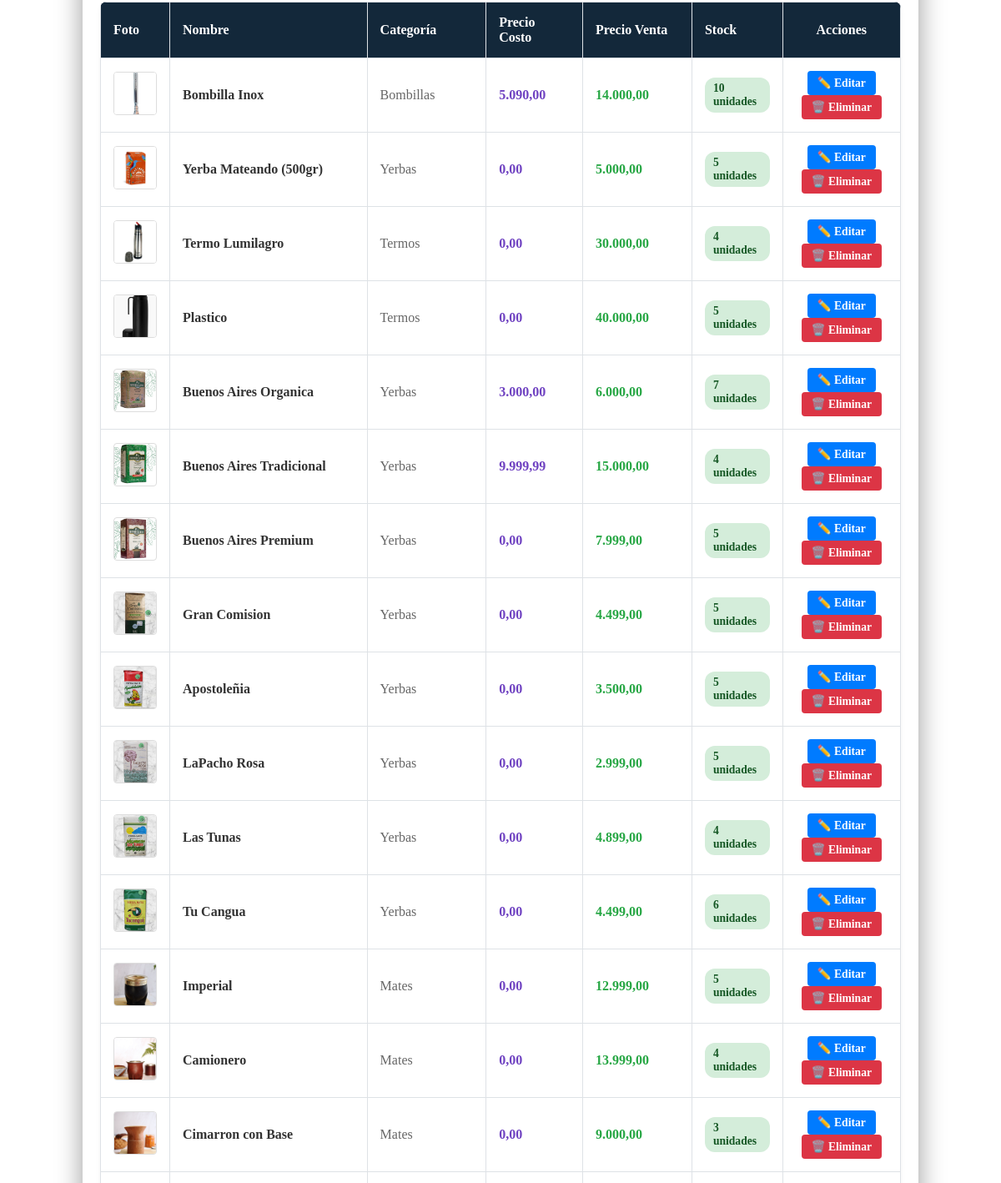
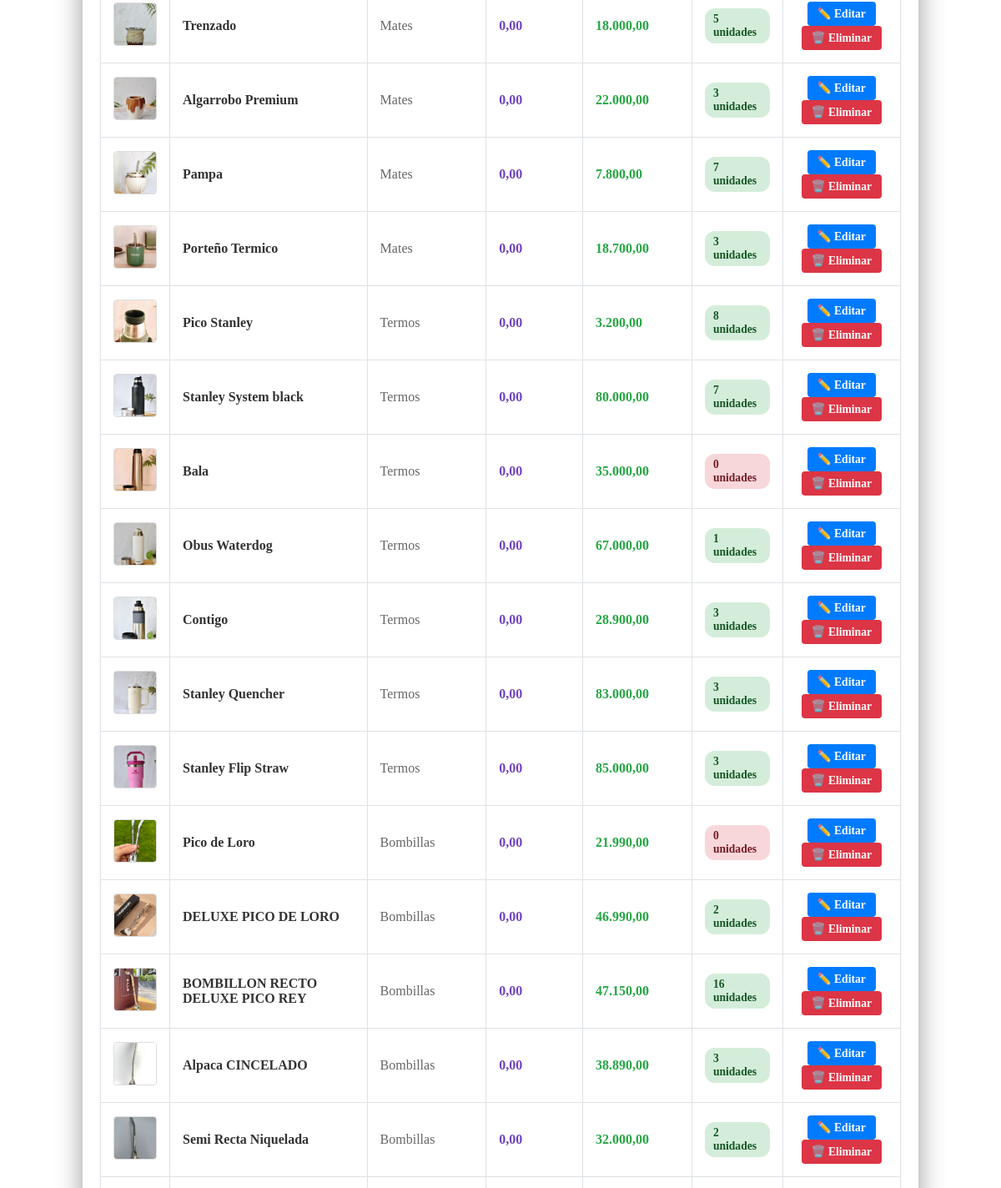
The app's page /admin/productos (signed in, middle part), older data (2 pictures, top to bottom).
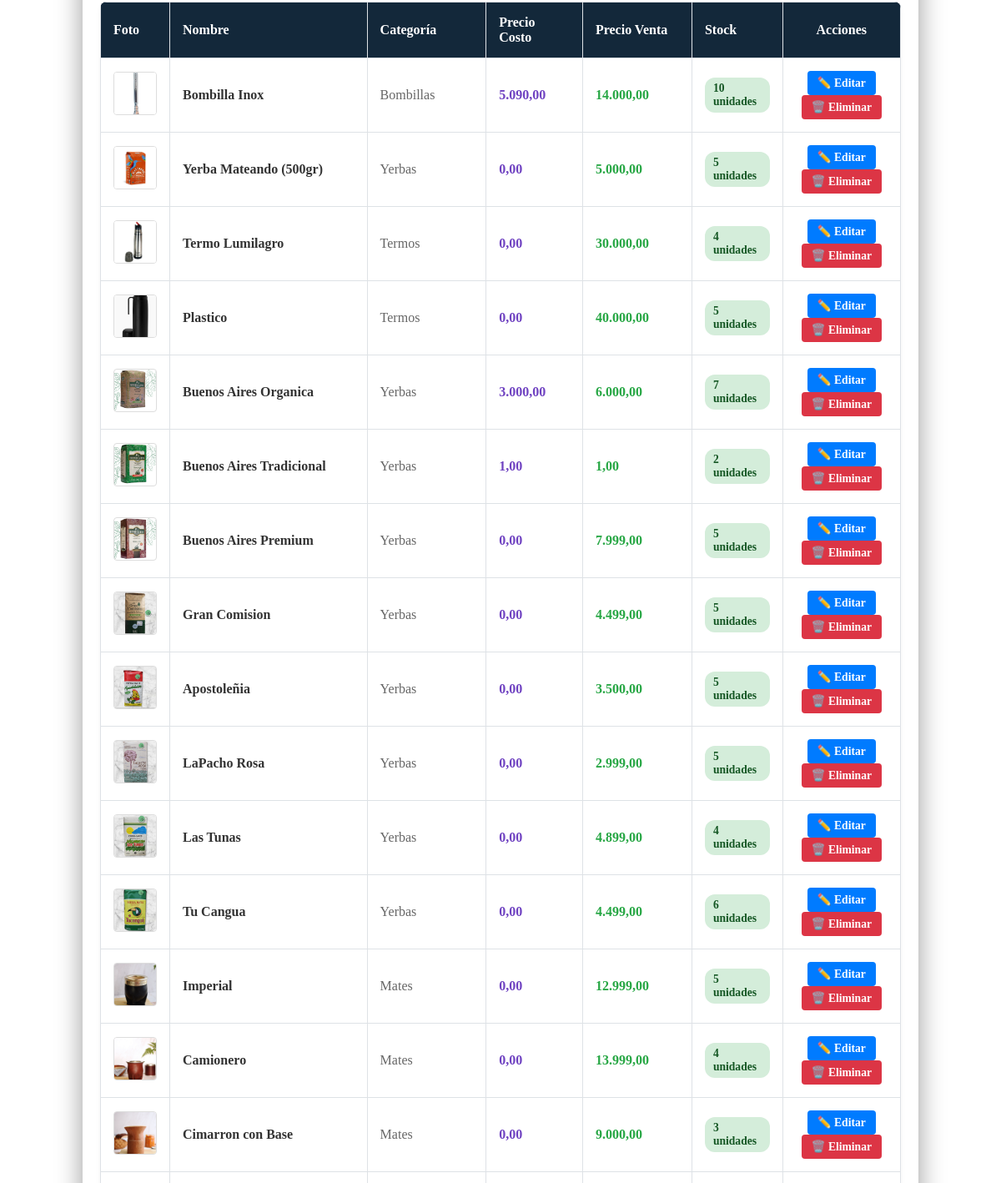
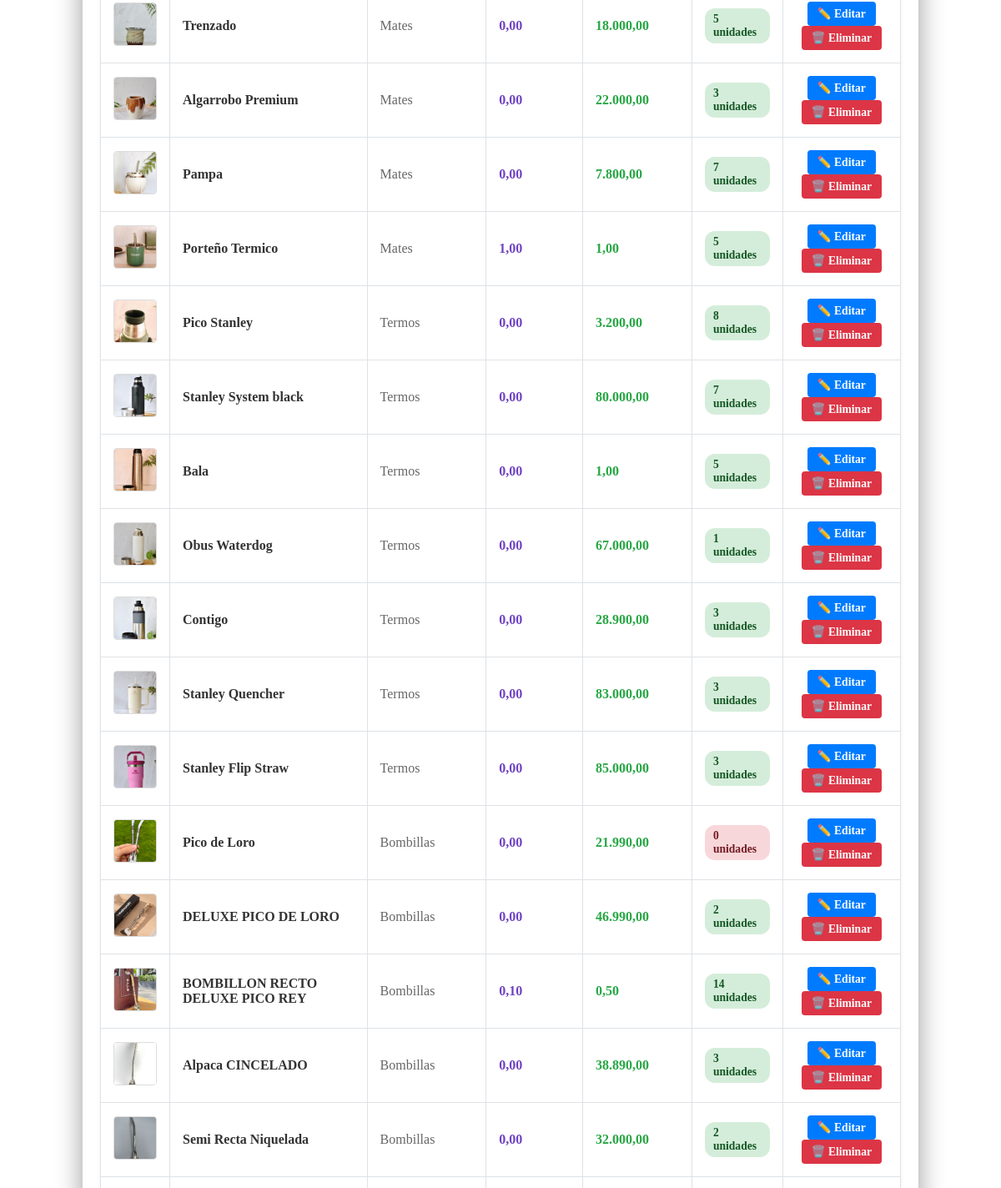
The same page, newer data (2 pictures, top to bottom).
### app.py (models this page shows, shortened)
class Producto(db.Model):
    id = db.Column(db.Integer, primary_key=True)
    nombre = db.Column(db.String(100), nullable=False)
    categoria = db.Column(db.String(50))
    precio = db.Column(db.Float, nullable=False)
    precio_costo = db.Column(db.Float, nullable=False, default=0.0)
    descripcion = db.Column(db.Text)
    imagen = db.Column(db.String(100))
    stock = db.Column(db.Integer, default=0)

### app.py (the view)
@app.route('/admin/productos')
@requiere_nivel(5)  # Permite que entren tanto gestores (5) como administradores (10)
def lista_productos():
    todos_los_productos = Producto.query.all()
    return render_template('admin_productos.html', productos=todos_los_productos)

### app.py (called while the page is built)
@app.context_processor
def inject_categorias():
    return dict(todas_las_categorias=CATEGORIAS_DATA)

def requiere_nivel(nivel_minimo):
    def decorator(f):
        @wraps(f)
        def decorated_function(*args, **kwargs):
            rol_usuario = session.get('usuario_rol', 'cliente')
            nivel_usuario = NIVELES_ACCESO.get(rol_usuario, 1)
            if nivel_usuario < nivel_minimo:
                flash("No tenés permisos suficientes para realizar esta acción.", "danger")
                return redirect(url_for('inicio'))
            return f(*args, **kwargs)
        return decorated_function
    return decorator

@app.context_processor
def procesar_carrito():
    mi_carrito = Carrito(session)
    items, total, unidades = mi_carrito.obtener_datos(Producto)
    return dict(carrito_html=items, total_carrito=total, total_unidades=unidades)

@app.template_filter('dinero')
def formato_dinero(valor):
    if valor is None: return "0.00"
    return "{:,.2f}".format(valor).replace(",", "X").replace(".", ",").replace("X", ".")

### templates/admin_productos.html (shortened to what this page needs)
<!DOCTYPE html>
<html>
<head>
</head>
{% extends 'base.html' %}
{% block content %}
<br>
<div class="contenedor-padre4">
    <br><br>
    <table class="admin-tabla">
        <thead>
            <tr>
                <th>Foto</th>
                <th>Nombre</th>
                <th>Categoría</th>
                <th>Precio Costo</th>
                 <th>Precio Venta</th>
                <th>Stock</th>
                <th class="celda-centrada">Acciones</th>
            </tr>
        </thead>
        <tbody>
            {% for p in productos %}
            <tr>
                <td>
                    <img src="{{ url_for('static', filename='img/' + p.imagen) }}" class="admin-tabla-img">
                </td>
                <td style="font-weight: bold; color: #333;">{{ p.nombre }}</td>
                <td style="color: #666;">{{ p.categoria }}</td>
                <td style="color: #6f42c1; font-weight: bold;">
                    {{ p.precio_costo | dinero }}
                </td>
                <td style="color: #28a745; font-weight: bold;">
                    {{ p.precio | dinero }}
                </td>
                <td>
                    <span class="badge-admin {% if p.stock > 0 %}badge-activo{% else %}badge-bloqueado{% endif %}">
                        {{ p.stock }} unidades
                    </span>
                </td>
                <td class="celda-centrada">
                    <a href="{{ url_for('editar_producto', id=p.id) }}" class="btn-tabla btn-tabla-editar">✏️ Editar</a>
                    <a href="/admin/eliminar_producto/{{ p.id }}" onclick="return confirm('¿Seguro querés eliminar este producto?');" class="btn-tabla btn-tabla-eliminar">🗑️ Eliminar</a>
                </td>
            </tr>
            {% endfor %}
        </tbody>
    </table>
    <br><br>
    {% endblock %}

Row changes from the older to the newer data that the page shows:
changed Producto "Buenos Aires Tradicional": precio_costo|dinero "9.999,99" → "1,00"; precio|dinero "15.000,00" → "1,00"; stock "4" → "2"
changed Producto "Porteño Termico": precio_costo|dinero "0,00" → "1,00"; precio|dinero "18.700,00" → "1,00"; stock "3" → "5"
changed Producto "Bala": precio|dinero "35.000,00" → "1,00"; stock "0" → "5"
changed Producto "BOMBILLON RECTO DELUXE PICO REY": precio_costo|dinero "0,00" → "0,10"; precio|dinero "47.150,00" → "0,50"; stock "16" → "14"
